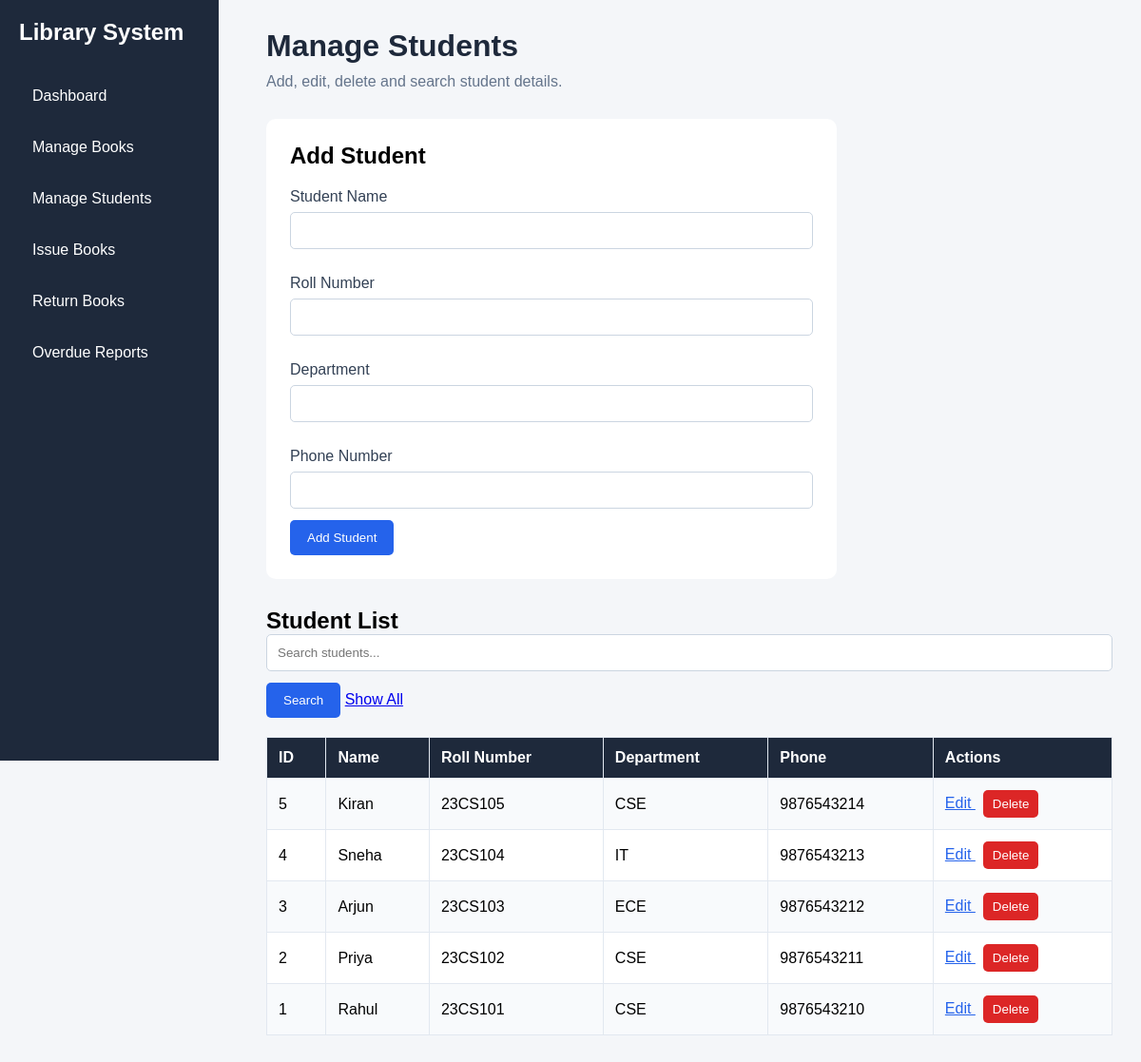
Page /students.php (signed in) on the committed database.
### tables this page shows
CREATE TABLE `students` (
  `student_id` int(11) NOT NULL,
  `name` varchar(100) NOT NULL,
  `roll_no` varchar(30) NOT NULL,
  `department` varchar(50) DEFAULT NULL,
  `phone` varchar(15) DEFAULT NULL
);

### students.php (the view, shortened to what this page needs)
<?php
include 'db.php';
$edit_id = 0;
$name = "";
$roll_no = "";
$department = "";
$phone = "";
$search = "";
$stmt = mysqli_prepare($conn,
    "SELECT * FROM students
     WHERE name LIKE ?
     OR roll_no LIKE ?
     OR department LIKE ?
     ORDER BY student_id DESC");
$search_value = "%" . $search . "%";
mysqli_stmt_bind_param(
    $stmt, "sss",
    $search_value, $search_value, $search_value
);
mysqli_stmt_execute($stmt);
$result = mysqli_stmt_get_result($stmt);
?>
<!DOCTYPE html>
<html>
<head>
    <link rel="stylesheet" href="css/style.css">
</head>
<body>
<div class="sidebar">
    <h2>Library System</h2>
    <a href="dashboard.php">Dashboard</a>
    <a href="books.php">Manage Books</a>
    <a href="students.php">Manage Students</a>
    <a href="issue_book.php">Issue Books</a>
    <a href="return_book.php">Return Books</a>
    <a href="overdue.php">Overdue Reports</a>
</div>
<div class="main">
    <h1>Manage Students</h1>
    <p>Add, edit, delete and search student details.</p>
    <div class="form-box">
        <h2>
            <?php echo $edit_id > 0 ? "Edit Student" : "Add Student"; ?>
        </h2>
        <form method="POST" action="students.php">
            <label>Student Name</label>
            <input type="text" name="name"
                   value="<?php echo htmlspecialchars($name); ?>"
                   required>
            <label>Roll Number</label>
            <input type="text" name="roll_no"
                   value="<?php echo htmlspecialchars($roll_no); ?>"
                   required>
            <label>Department</label>
            <input type="text" name="department"
                   value="<?php echo htmlspecialchars($department); ?>"
                   required>
            <label>Phone Number</label>
            <input type="text" name="phone"
                   value="<?php echo htmlspecialchars($phone); ?>">
            <button type="submit" name="save">
                <?php echo $edit_id > 0 ? "Update Student" : "Add Student"; ?>
            </button>
        </form>
    </div>
    <h2>Student List</h2>
    <form method="GET" action="students.php">
        <input type="text" name="search"
               placeholder="Search students..."
               value="<?php echo htmlspecialchars($search); ?>">
        <button type="submit">Search</button>
        <a href="students.php">Show All</a>
    </form>
    <table class="book-table">
        <tr>
            <th>ID</th>
            <th>Name</th>
            <th>Roll Number</th>
            <th>Department</th>
            <th>Phone</th>
            <th>Actions</th>
        </tr>
        <?php while ($row = mysqli_fetch_assoc($result)) { ?>
        <tr>
            <td><?php echo $row['student_id']; ?></td>
            <td><?php echo htmlspecialchars($row['name']); ?></td>
            <td><?php echo htmlspecialchars($row['roll_no']); ?></td>
            <td><?php echo htmlspecialchars($row['department']); ?></td>
            <td><?php echo htmlspecialchars($row['phone'] ?? ''); ?></td>
            <td>
                <a href="students.php?edit=<?php echo $row['student_id']; ?>">
                    Edit
                </a>
                <form method="POST" action="students.php"
                      onsubmit="return confirm('Delete this student?');">
                    <button type="submit" name="delete">Delete</button>
                </form>
            </td>
        </tr>
        <?php } ?>
    </table>
</div>
</body>
</html>

### css/style.css (style rules this page uses)
* { margin: 0; padding: 0; box-sizing: border-box; }
body { font-family: Arial, sans-serif; background-color: #f4f6f9; }
.sidebar { width: 230px; height: 100vh; background-color: #1e293b; position: fixed; padding: 20px; }
.sidebar h2 { color: white; margin-bottom: 30px; }
.sidebar a { display: block; color: white; text-decoration: none; padding: 14px; margin-bottom: 8px; border-radius: 5px; }
.main { margin-left: 250px; padding: 30px; }
.main h1 { color: #1e293b; margin-bottom: 10px; }
.main p { color: #64748b; margin-bottom: 30px; }
.form-box { background: white; padding: 25px; margin-bottom: 30px; border-radius: 10px; max-width: 600px; }
.form-box h2 { margin-bottom: 20px; }
.form-box label { display: block; margin-top: 15px; margin-bottom: 7px; color: #334155; }
.form-box input, .main form input { width: 100%; padding: 11px; border: 1px solid #cbd5e1; border-radius: 5px; margin-bottom: 12px; }
button { background: #2563eb; color: white; border: none; padding: 11px 18px; border-radius: 5px; cursor: pointer; }
.book-table { width: 100%; border-collapse: collapse; background: white; margin-top: 20px; }
.book-table th, .book-table td { padding: 12px; border: 1px solid #e2e8f0; text-align: left; }
.book-table th { background: #1e293b; color: white; }
.book-table tr:nth-child(even) { background: #f8fafc; }
.book-table form { display: inline; }
.book-table form button { background: #dc2626; padding: 7px 10px; }
.book-table a { color: #2563eb; margin-right: 8px; }

### rows in the picture
students: student_id "5", name "Kiran", roll_no "23CS105", department "CSE", phone "9876543214"
students: student_id "4", name "Sneha", roll_no "23CS104", department "IT", phone "9876543213"
students: student_id "3", name "Arjun", roll_no "23CS103", department "ECE", phone "9876543212"
students: student_id "2", name "Priya", roll_no "23CS102", department "CSE", phone "9876543211"
students: student_id "1", name "Rahul", roll_no "23CS101", department "CSE", phone "9876543210"
